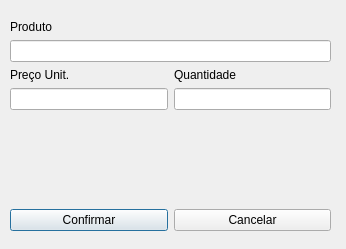
<?xml version="1.0" encoding="UTF-8"?>
<ui version="4.0">
 <class>gp_editarprodutovenda</class>
 <widget class="QDialog" name="gp_editarprodutovenda">
  <property name="geometry">
   <rect>
    <x>0</x>
    <y>0</y>
    <width>346</width>
    <height>249</height>
   </rect>
  </property>
  <property name="windowTitle">
   <string>Dialog</string>
  </property>
  <widget class="QWidget" name="">
   <property name="geometry">
    <rect>
     <x>10</x>
     <y>20</y>
     <width>321</width>
     <height>211</height>
    </rect>
   </property>
   <layout class="QVBoxLayout" name="verticalLayout_4">
    <item>
     <layout class="QVBoxLayout" name="verticalLayout">
      <item>
       <widget class="QLabel" name="label">
        <property name="text">
         <string>Produto</string>
        </property>
       </widget>
      </item>
      <item>
       <widget class="QLineEdit" name="txt_editaproduto"/>
      </item>
     </layout>
    </item>
    <item>
     <layout class="QHBoxLayout" name="horizontalLayout">
      <item>
       <layout class="QVBoxLayout" name="verticalLayout_2">
        <item>
         <widget class="QLabel" name="label_2">
          <property name="text">
           <string>Preço Unit.</string>
          </property>
         </widget>
        </item>
        <item>
         <widget class="QLineEdit" name="txt_editaunitario"/>
        </item>
       </layout>
      </item>
      <item>
       <layout class="QVBoxLayout" name="verticalLayout_3">
        <item>
         <widget class="QLabel" name="label_3">
          <property name="text">
           <string>Quantidade</string>
          </property>
         </widget>
        </item>
        <item>
         <widget class="QLineEdit" name="txt_editaqtde"/>
        </item>
       </layout>
      </item>
     </layout>
    </item>
    <item>
     <spacer name="verticalSpacer">
      <property name="orientation">
       <enum>Qt::Vertical</enum>
      </property>
      <property name="sizeHint" stdset="0">
       <size>
        <width>20</width>
        <height>40</height>
       </size>
      </property>
     </spacer>
    </item>
    <item>
     <layout class="QHBoxLayout" name="horizontalLayout_2">
      <item>
       <widget class="QPushButton" name="btn_editaconfirma">
        <property name="text">
         <string>Confirmar</string>
        </property>
       </widget>
      </item>
      <item>
       <widget class="QPushButton" name="btn_editacancela">
        <property name="text">
         <string>Cancelar</string>
        </property>
       </widget>
      </item>
     </layout>
    </item>
   </layout>
  </widget>
 </widget>
 <resources/>
 <connections/>
</ui>
